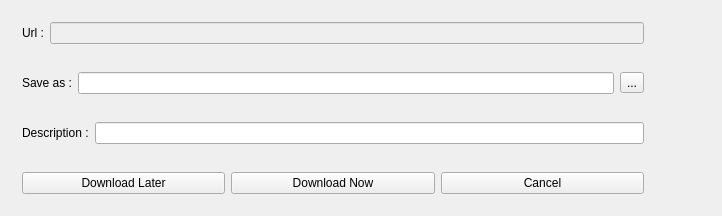
<?xml version="1.0" encoding="UTF-8"?>
<ui version="4.0">
 <class>NewDownloadComplitedInformationWidget</class>
 <widget class="QWidget" name="NewDownloadComplitedInformationWidget">
  <property name="geometry">
   <rect>
    <x>0</x>
    <y>0</y>
    <width>722</width>
    <height>206</height>
   </rect>
  </property>
  <layout class="QGridLayout" name="gridLayout_4">
   <item row="0" column="0">
    <widget class="QWidget" name="widget_3" native="true">
     <layout class="QGridLayout" name="gridLayout_2">
      <item row="1" column="0">
       <widget class="QLabel" name="label_3">
        <property name="text">
         <string>Url :</string>
        </property>
       </widget>
      </item>
      <item row="1" column="1">
       <widget class="QLineEdit" name="Url_lineEdit">
        <property name="enabled">
         <bool>false</bool>
        </property>
        <property name="text">
         <string/>
        </property>
        <property name="cursorPosition">
         <number>0</number>
        </property>
        <property name="readOnly">
         <bool>true</bool>
        </property>
       </widget>
      </item>
     </layout>
    </widget>
   </item>
   <item row="0" column="1" rowspan="3">
    <widget class="QWidget" name="widget_2" native="true">
     <property name="minimumSize">
      <size>
       <width>50</width>
       <height>0</height>
      </size>
     </property>
     <layout class="QVBoxLayout" name="verticalLayout">
      <item>
       <widget class="QLabel" name="Type_label">
        <property name="text">
         <string/>
        </property>
        <property name="alignment">
         <set>Qt::AlignCenter</set>
        </property>
       </widget>
      </item>
      <item>
       <widget class="QLabel" name="FileSize_label">
        <property name="text">
         <string/>
        </property>
       </widget>
      </item>
     </layout>
    </widget>
   </item>
   <item row="1" column="0">
    <widget class="QWidget" name="widget_4" native="true">
     <layout class="QGridLayout" name="gridLayout_3">
      <item row="0" column="1">
       <widget class="QLineEdit" name="SaveAs_lineEdit"/>
      </item>
      <item row="0" column="0">
       <widget class="QLabel" name="label_5">
        <property name="text">
         <string>Save as :</string>
        </property>
       </widget>
      </item>
      <item row="0" column="2">
       <widget class="QToolButton" name="SaveAs_toolButton">
        <property name="text">
         <string>...</string>
        </property>
       </widget>
      </item>
     </layout>
    </widget>
   </item>
   <item row="2" column="0">
    <widget class="QWidget" name="widget_5" native="true">
     <layout class="QHBoxLayout" name="horizontalLayout">
      <item>
       <widget class="QLabel" name="label_4">
        <property name="text">
         <string>Description :</string>
        </property>
       </widget>
      </item>
      <item>
       <widget class="QLineEdit" name="Description_lineEdit"/>
      </item>
     </layout>
    </widget>
   </item>
   <item row="3" column="0">
    <widget class="QWidget" name="widget" native="true">
     <layout class="QGridLayout" name="gridLayout">
      <item row="0" column="4">
       <widget class="QPushButton" name="Cancel_pushButton">
        <property name="text">
         <string>Cancel</string>
        </property>
       </widget>
      </item>
      <item row="0" column="3">
       <widget class="QPushButton" name="DownloadNow_pushButton">
        <property name="text">
         <string>Download Now</string>
        </property>
       </widget>
      </item>
      <item row="0" column="1">
       <widget class="QPushButton" name="DownloadLater_pushButton">
        <property name="text">
         <string>Download Later</string>
        </property>
       </widget>
      </item>
     </layout>
    </widget>
   </item>
  </layout>
 </widget>
 <layoutdefault spacing="6" margin="11"/>
 <resources/>
 <connections/>
</ui>
